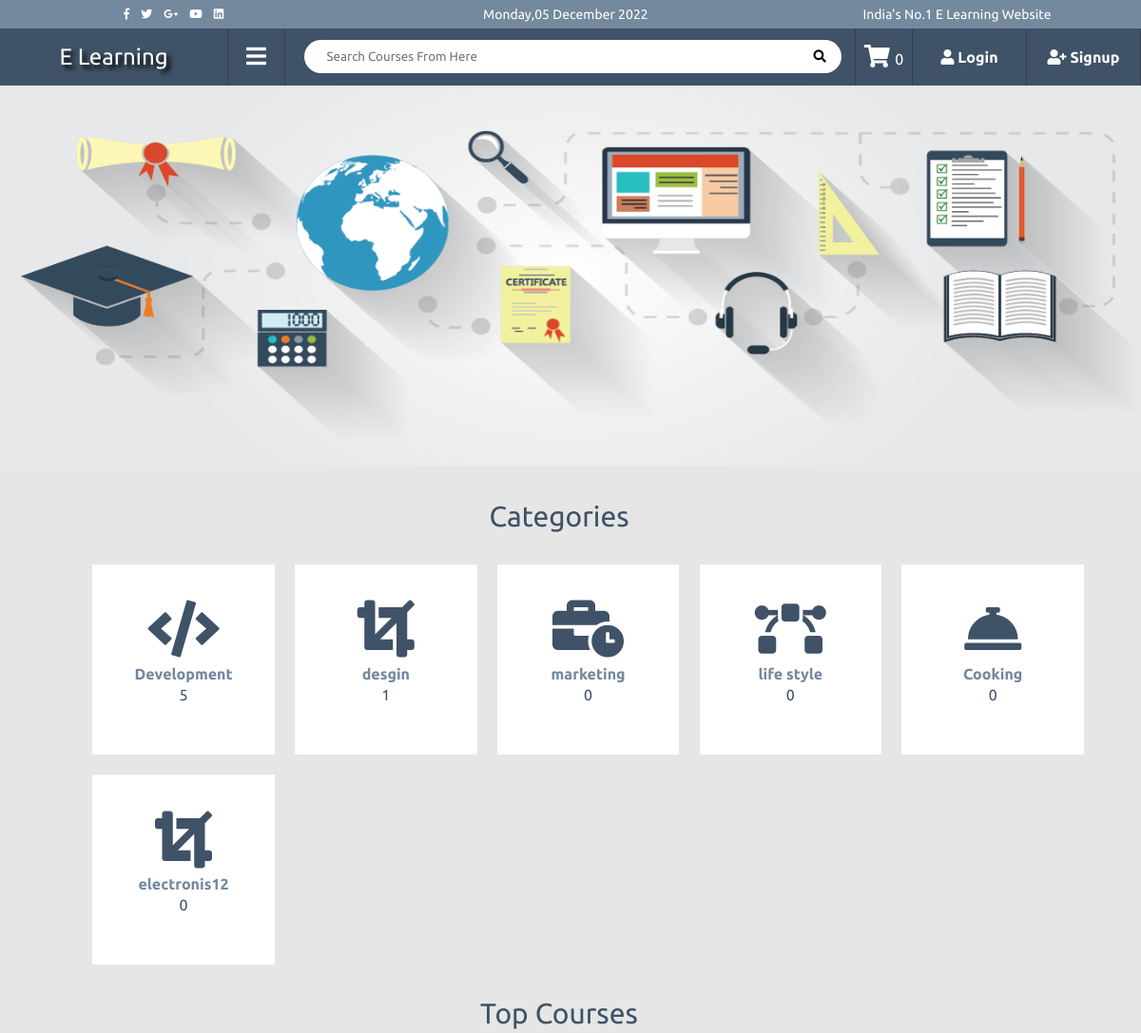
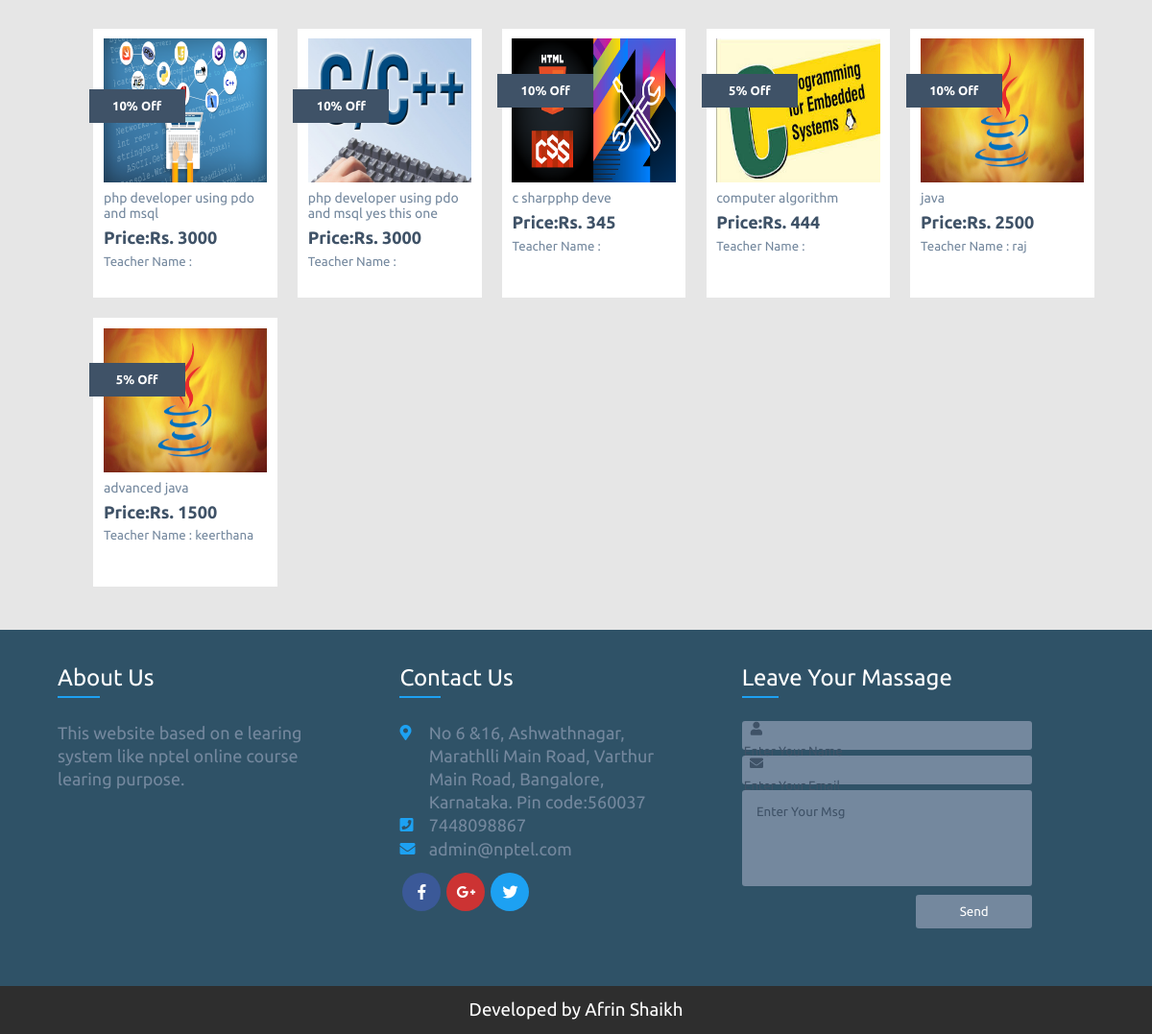
The page / on the database its author committed (2 pictures, top to bottom).
### tables this page shows
CREATE TABLE `cat` (
  `cat_id` int(10) NOT NULL,
  `cat_name` varchar(100) NOT NULL,
  `cat_icon` text NOT NULL
);

CREATE TABLE `courses` (
  `c_id` int(11) NOT NULL,
  `c_name` varchar(50) NOT NULL,
  `c_details` varchar(1000) NOT NULL,
  `c_learn` varchar(100) NOT NULL,
  `cat_id` int(11) NOT NULL,
  `sub_cat_id` int(11) NOT NULL,
  `lang_id` int(11) NOT NULL,
  `c_level` varchar(40) NOT NULL,
  `c_price` int(11) NOT NULL,
  `c_offer` int(11) NOT NULL,
  `con_id` int(11) NOT NULL,
  `start_date` date NOT NULL,
  `end_date` date NOT NULL,
  `c_photo` varchar(100) NOT NULL,
  `c_duration` int(11) NOT NULL
);

CREATE TABLE `contact` (
  `con_id` int(10) NOT NULL,
  `email` varchar(100) NOT NULL,
  `actkey` int(11) NOT NULL,
  `add1` varchar(100) NOT NULL,
  `add2` varchar(100) NOT NULL,
  `yt` varchar(100) NOT NULL,
  `fb` varchar(100) NOT NULL,
  `gp` varchar(100) NOT NULL,
  `tw` varchar(100) NOT NULL,
  `link` varchar(100) NOT NULL,
  `phn` varchar(100) NOT NULL,
  `role` varchar(10) NOT NULL,
  `password` varchar(20) NOT NULL,
  `photo` varchar(100) NOT NULL,
  `username` varchar(10) NOT NULL,
  `about` varchar(50) NOT NULL
);

### inc/function.php (the view, shortened to what this page needs)
<?php
	function head_link()
	{
		include("inc/db.php");
		$get_link=$con->prepare("select *from contact where con_id='3'");
		$get_link->setFetchMode(PDO:: FETCH_ASSOC);
		$get_link->execute();
		$row=$get_link->fetch();
		echo"
		<ul>
				<li><a href='https://www.facebook.com/".$row['fb']."' target='_blank'><i class='fab fa-facebook-f'></i></a></li>
				<li><a href='https://www.twitter.com/".$row['tw']."' target='_blank'><i class='fab fa-twitter'></i></a></li>
				<li><a href='https://www.google.com/".$row['gp']."' target='_blank'><i class='fab fa-google-plus-g'></i></a></li>
				<li><a href='https://www.youtube.com/".$row['yt']."' target='_blank'><i class='fab fa-youtube'></i></a></li>
				<li><a href='https://www.linkedin.com/".$row['link']."' target='_blank'><i class='fab fa-linkedin'></i></a></li>
		</ul>
		";
	}
	function home_cat()
	{
		include("inc/db.php");
		$get_cat=$con->prepare("select *from cat");
		$get_cat->setFetchMode(PDO:: FETCH_ASSOC);
		$get_cat->execute();
		while($row=$get_cat->fetch()):
			$get_cat1=$con->prepare("select *from courses where cat_id='".$row['cat_id']."'");
			$get_cat1->setFetchMode(PDO:: FETCH_ASSOC);
			$get_cat1->execute();
			$getcountrow=$get_cat1->rowCount();
			echo"
				<li>
					<a href='cat_menu.php?id=".$row['cat_id']."'>
						<center>
							".$row['cat_icon']."
							<h4>".$row['cat_name']."</h4>
							<p>$getcountrow</p>
						</center>
					</a>
			</li>
			";
		endwhile;
	}
?>

### index.php (shortened to what this page needs)
<!doctype html>
<html>
	<head>
		<link rel="stylesheet" href="css/style.css" />
		<link rel="stylesheet" href="https://use.fontawesome.com/releases/v5.5.0/css/all.css"/>
	</head>
	<body>
		<?php
			include("inc/header.php");
		?>
		<div id="wrap">
			<?php
			include("inc/slider.php");
			include("inc/home_cat.php");
			include("inc/top_course.php");
			include("inc/footer.php");
		?>
		</div>
	</body>
</html>

### inc/header.php (shortened to what this page needs)
<?php include("inc/function.php"); ?>
<div id="header">
	 <div id="up_head">
		<div id="link">
				<?php echo head_link(); ?>
		</div>
		<div id="date">
			<p><?php echo date('l,d F Y');?></p>
		</div>
		<div id="slog">
			<p>India's No.1 E Learning Website</p>
		</div>
	 </div>
	 <div id="title">
		<h2><a href="index.php">E Learning</a></h2>
	 </div>
	 <div id="menu">
		 <h2><i class="fas fa-bars"></i></h2>
		 	<?php
			include("inc/cat_menu.php");
			?>
	 </div>
	 <div id="head_search">
		<form method="post" enctype="multipart/form-data">
		<input type="search" name="query" placeholder="Search Courses From Here" />
		<button name="search"><i class="fas fa-search"></i></button>
		</form>
	</div>
	 <div id="head_cart">
	 <?php
		if(isset($_COOKIE['userid']))
		{
			$rowc1=$_COOKIE['userid'];
			include("inc/db.php");
			$get_cat1=$con->prepare("select *from cart where con_id='$rowc1'");
			$get_cat1->setFetchMode(PDO:: FETCH_ASSOC);
			$get_cat1->execute();
			$rowc=$get_cat1->rowCount();
		}
		else
		{
			$rowc=0;
		}
	 ?>
			<a href="cart.php"><i class="fas fa-shopping-cart"></i> <span><?php echo"$rowc";?></span></a>
	</div>
	<div id="head_login">
	<?php
		if(!isset($_SESSION['user']))
		{
	?>
		<h4><i class="fas fa-user"></i> Login</h4>
		<?php }
				else
				{
					echo"<h4><a href='logout.php'><i class='fas fa-sign-out-alt'></i> Logout</a></h4>";
				}
		?>
	</div>
	<?php if((!isset($_GET['mail'])))
			{
				if(!isset($_SESSION['user']))
		{
		?>
	<div id="head_signup">
	<h4><i class="fas fa-user-plus"></i> Signup</h4>
	</div>
					<?php
					}
			}	?>
</div>

### inc/slider.php
<div id="slider">
	<img src="imgs/slider/6.png" />
</div>

### inc/home_cat.php
<div id="home_cat">
		<h2>Categories</h2>
		<ul>
			<?php echo home_cat();?>
			<br clear="all" />
		</ul>
</div>

### inc/top_course.php
<div id="top_course">
	<h2>Top Courses</h2>
	<ul>
	<?php include("inc/db.php");
		$get_cat=$con->prepare("select *from courses");
		$get_cat->setFetchMode(PDO:: FETCH_ASSOC);
		$get_cat->execute();
		while($row=$get_cat->fetch()):
					$id=$row['con_id'];
					$get_cat1=$con->prepare("select *from contact where con_id='$id'");
					$get_cat1->setFetchMode(PDO:: FETCH_ASSOC);
					$get_cat1->execute();
					$row1=$get_cat1->fetch();
			echo"
			<li>
					<a href='course.php?c_id=".$row['c_id']."'>
					<img src='teacher/admin/imgs/".$row['c_photo']."'>
					<h3>".$row['c_name']."</h3>
					<h4>Price:Rs. ".$row['c_price']."</h4>
					<h5>Teacher Name : ".$row1['username']."</h5>
					<p>".$row['c_offer']."% Off</p>
					</a>
			</li>
			";
		endwhile;
		?>
	</ul><br clear='all'/>
</div>

### inc/footer.php (shortened to what this page needs)
<div id="footer">
	<ul>
		<li>
			<h2><span>Abo</span>ut Us</h2>
			<p>This website based on e learing system like nptel online course learing purpose.</p>
		</li>
		<li>
			<h2><span>Con</span>tact Us</h2>
				<div id="info">
					<i class="fas fa-map-marker-alt"></i>
					<p>No 6 &16, Ashwathnagar,
						Marathlli Main Road, Varthur Main Road, Bangalore, Karnataka.
						Pin code:560037</p>
				</div>
				<div id="info" style="margin-bottom:-10px;">
					<i class="fas fa-phone-square"></i>
					<p>7448098867</p>
				</div><br clear="all"/>
				<div id="info">
					<i class="fas fa-envelope"></i>
					<p>admin@nptel.com</p>
				</div>
				<div id="f_share">
				<div id="fb">
					<a href="#"><i class="fab fa-facebook-f"></i></a>
				</div>
				<div id="gp">
					<a href="#"><i class="fab fa-google-plus-g"></i></a>
				</div>
				<div id="tw">
					<a href="#"><i class="fab fa-twitter "></i></a>
				</div>
				</div>
		</li>
		<li>
			<h2><span>Lea</span>ve Your Massage</h2>
				<form mehtod="post">
					<div id="f_input">
						<i class="fas fa-user"></i>
						<input type="text" name="query_name" placeholder="Enter Your Name" />
					</div>
					<div id="f_input">
						<i class="fas fa-envelope"></i>
						<input type="text" name="query_email" placeholder="Enter Your Email" />
					</div>
					<textarea name="msg" placeholder="Enter Your Msg"></textarea>
						<button>Send</button>
				</form>
		</li><br clear="all"/>
	</ul>
	<h3>Developed by Afrin Shaikh</h3>
</div>

### rows shown on the page
cat: cat_name "Development", getcountrow "5"
cat: cat_name "desgin", getcountrow "1"
cat: cat_name "marketing", getcountrow "0"
cat: cat_name "life style", getcountrow "0"
cat: cat_name "Cooking", getcountrow "0"
cat: cat_name "electronis12", getcountrow "0"
courses: c_photo (picture), c_name "php developer using pdo and msql", c_price "3000", c_offer "10"
courses: c_photo (picture), c_name "php developer using pdo and msql yes this one", c_price "3000", c_offer "10"
courses: c_photo (picture), c_name "c sharpphp deve", c_price "345", c_offer "10"
courses: c_photo (picture), c_name "computer algorithm", c_price "444", c_offer "5"
courses: c_photo (picture), c_name "java", c_price "2500", con.username "raj", c_offer "10"
courses: c_photo (picture), c_name "advanced java", c_price "1500", con.username "keerthana", c_offer "5"

### other values the page prints
$rowc "0"
